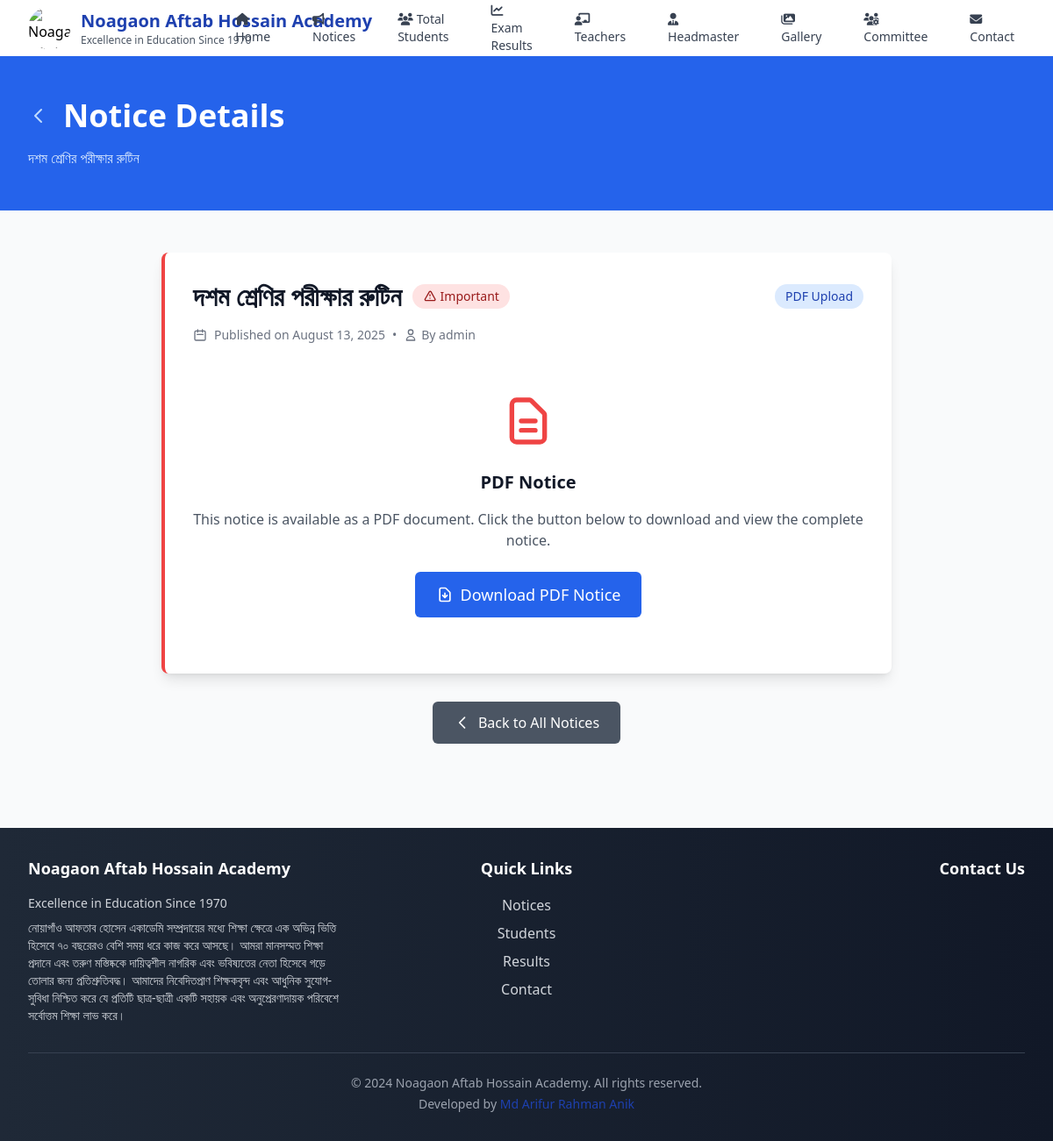
The page /notice/1/ on the database its author committed.
### main/models.py (models this page shows, shortened)
class SchoolInfo(models.Model):
    name = models.CharField(max_length=200, default="Noagaon High School")
    tagline = models.CharField(max_length=300, default="Excellence in Education Since 1950")
    logo = models.ImageField(upload_to='logo/', blank=True, null=True, help_text="School logo")
    address = models.TextField(blank=True)
    phone = models.CharField(max_length=50, blank=True)
    email = models.EmailField(blank=True)
    website = models.URLField(blank=True)
    established_year = models.PositiveIntegerField(default=1950)
    about = models.TextField(blank=True, help_text="About the school")
    is_active = models.BooleanField(default=True, help_text="Use this school info")
    class Meta:
        verbose_name = "School Information"
        verbose_name_plural = "School Information"
        ordering = ['-is_active']

class Notice(models.Model):
    NOTICE_TYPE_CHOICES = [
        ('pdf', 'PDF Upload'),
        ('text', 'Text Content'),
    ]
    title = models.CharField(max_length=200)
    notice_type = models.CharField(max_length=10, choices=NOTICE_TYPE_CHOICES, default='pdf',
                                   help_text="Choose whether to upload a PDF or write text content")
    pdf_file = models.FileField(upload_to='notices/', blank=True, null=True,
                                help_text="Upload PDF file (only for PDF type notices)")
    content = models.TextField(blank=True,
                               help_text="Write notice content here (only for text type notices)")
    summary = models.CharField(max_length=300, blank=True,
                               help_text="Brief summary for text notices (optional)")
    upload_date = models.DateTimeField(auto_now_add=True)
    created_by = models.ForeignKey(User, on_delete=models.CASCADE)
    is_important = models.BooleanField(default=False, help_text="Mark as important notice")
    class Meta:
        ordering = ['-upload_date']

### main/views.py (the view)
# urls.py: path('notice/<int:notice_id>/', views.notice_detail, name='notice_detail'),
def notice_detail(request, notice_id):
    notice = get_object_or_404(Notice, id=notice_id)
    context = {
        'notice': notice,
    }
    return render(request, 'main/notice_detail.html', context)

### templates/main/notice_detail.html (shortened to what this page needs)
{% extends 'base.html' %}
{% block content %}
<div class="bg-blue-600 text-white">
    <div class="max-w-7xl mx-auto py-12 px-4 sm:px-6 lg:px-8">
        <div class="flex items-center mb-4">
            <a href="{% url 'main:notices' %}" class="text-blue-200 hover:text-white mr-4">
                <svg class="w-6 h-6" fill="none" stroke="currentColor" viewBox="0 0 24 24">
                    <path stroke-linecap="round" stroke-linejoin="round" stroke-width="2" d="M15 19l-7-7 7-7"></path>
                </svg>
            </a>
            <h1 class="text-3xl md:text-4xl font-bold">Notice Details</h1>
        </div>
        <p class="mt-2 text-blue-100">{{ notice.title }}</p>
    </div>
</div>
<div class="py-12 bg-gray-50">
    <div class="max-w-4xl mx-auto px-4 sm:px-6 lg:px-8">
        <div class="bg-white rounded-lg shadow-lg p-8 {% if notice.is_important %}border-l-4 border-red-500{% endif %}">
            <div class="mb-6">
                <div class="flex items-center justify-between mb-4">
                    <div class="flex items-center">
                        <h1 class="text-2xl md:text-3xl font-bold text-gray-900">{{ notice.title }}</h1>
                        {% if notice.is_important %}
                            <span class="ml-3 inline-flex items-center px-3 py-1 rounded-full text-sm font-medium bg-red-100 text-red-800">
                                <svg class="w-4 h-4 mr-1" fill="none" stroke="currentColor" viewBox="0 0 24 24">
                                    <path stroke-linecap="round" stroke-linejoin="round" stroke-width="2" d="M12 9v2m0 4h.01m-6.938 4h13.856c1.54 0 2.502-1.667 1.732-2.5L13.732 4c-.77-.833-1.964-.833-2.732 0L3.732 16.5c-.77.833.192 2.5 1.732 2.5z"></path>
                                </svg>
                                Important
                            </span>
                        {% endif %}
                    </div>
                    <span class="inline-flex items-center px-3 py-1 rounded-full text-sm font-medium bg-blue-100 text-blue-800">
                        {{ notice.get_notice_type_display }}
                    </span>
                </div>
                <div class="flex items-center text-sm text-gray-500 mb-6">
                    <svg class="w-4 h-4 mr-2" fill="none" stroke="currentColor" viewBox="0 0 24 24">
                        <path stroke-linecap="round" stroke-linejoin="round" stroke-width="2" d="M8 7V3m8 4V3m-9 8h10M5 21h14a2 2 0 002-2V7a2 2 0 00-2-2H5a2 2 0 00-2 2v12a2 2 0 002 2z"></path>
                    </svg>
                    <span>Published on {{ notice.upload_date|date:"F d, Y" }}</span>
                    <span class="mx-2">•</span>
                    <svg class="w-4 h-4 mr-1" fill="none" stroke="currentColor" viewBox="0 0 24 24">
                        <path stroke-linecap="round" stroke-linejoin="round" stroke-width="2" d="M16 7a4 4 0 11-8 0 4 4 0 018 0zM12 14a7 7 0 00-7 7h14a7 7 0 00-7-7z"></path>
                    </svg>
                    <span>By {{ notice.created_by.get_full_name|default:notice.created_by.username }}</span>
                </div>
            </div>
            {% if notice.notice_type == 'text' %}
                {% if notice.summary %}
                    <div class="mb-6 p-4 bg-blue-50 rounded-lg border-l-4 border-blue-400">
                        <h3 class="text-lg font-semibold text-blue-900 mb-2">Summary</h3>
                        <p class="text-blue-800">{{ notice.summary }}</p>
                    </div>
                {% endif %}
                <div class="prose max-w-none">
                    <div class="text-gray-700 leading-relaxed text-lg">{{ notice.content|linebreaks }}</div>
                </div>
            {% else %}
                <div class="text-center py-8">
                    <div class="mb-6">
                        <svg class="mx-auto h-16 w-16 text-red-500" fill="none" stroke="currentColor" viewBox="0 0 24 24">
                            <path stroke-linecap="round" stroke-linejoin="round" stroke-width="2" d="M9 12h6m-6 4h6m2 5H7a2 2 0 01-2-2V5a2 2 0 012-2h5.586a1 1 0 01.707.293l5.414 5.414a1 1 0 01.293.707V19a2 2 0 01-2 2z"></path>
                        </svg>
                    </div>
                    <h3 class="text-xl font-semibold text-gray-900 mb-4">PDF Notice</h3>
                    <p class="text-gray-600 mb-6">This notice is available as a PDF document. Click the button below to download and view the complete notice.</p>
                    <a href="{{ notice.pdf_file.url }}" target="_blank"
                       class="inline-flex items-center px-6 py-3 bg-blue-600 text-white text-lg font-medium rounded-md hover:bg-blue-700 transition-colors">
                        <svg class="w-5 h-5 mr-2" fill="none" stroke="currentColor" viewBox="0 0 24 24">
                            <path stroke-linecap="round" stroke-linejoin="round" stroke-width="2" d="M12 10v6m0 0l-3-3m3 3l3-3m2 8H7a2 2 0 01-2-2V5a2 2 0 012-2h5.586a1 1 0 01.707.293l5.414 5.414a1 1 0 01.293.707V19a2 2 0 01-2 2z"></path>
                        </svg>
                        Download PDF Notice
                    </a>
                </div>
            {% endif %}
        </div>
        <div class="mt-8 text-center">
            <a href="{% url 'main:notices' %}"
               class="inline-flex items-center px-6 py-3 bg-gray-600 text-white font-medium rounded-md hover:bg-gray-700 transition-colors">
                <svg class="w-5 h-5 mr-2" fill="none" stroke="currentColor" viewBox="0 0 24 24">
                    <path stroke-linecap="round" stroke-linejoin="round" stroke-width="2" d="M15 19l-7-7 7-7"></path>
                </svg>
                Back to All Notices
            </a>
        </div>
    </div>
</div>
{% endblock %}

### templates/base.html (shortened to what this page needs)
<!DOCTYPE html>
<html lang="en">
<head>
    <script src="https://cdn.tailwindcss.com"></script>
    <link rel="stylesheet" href="https://cdnjs.cloudflare.com/ajax/libs/font-awesome/6.4.0/css/all.min.css">
</head>
<body class="bg-gray-50 min-h-screen">
    <nav class="bg-white shadow-lg">
        <div class="max-w-full mx-auto px-4 sm:px-6 lg:px-8">
            <div class="flex justify-between h-16">
                <div class="flex items-center">
                    <a href="{% url 'main:home' %}" class="flex items-center">
                        <div class="flex-shrink-0 flex items-center justify-between">
                            {% if school_logo %}
                                <img src="{{ school_logo }}" alt="{{ school_name }}" class="h-12 w-12 mr-3 rounded-full object-cover">
                            {% endif %}
                            <div>
                                <h1 class="text-xl font-bold text-primary">{{ school_name }}</h1>
                                <p class="text-xs text-gray-600 hidden sm:block">{{ school_tagline }}</p>
                            </div>
                        </div>
                    </a>
                </div>
                <div class="hidden lg:flex items-center space-x-6">
                    <a href="{% url 'main:home' %}" class="text-gray-700 hover:text-primary px-3 py-2 rounded-md text-sm font-medium transition-all duration-200 hover:bg-blue-50">
                        <i class="fas fa-home mr-1"></i>Home
                    </a>
                    <a href="{% url 'main:notices' %}" class="text-gray-700 hover:text-primary px-3 py-2 rounded-md text-sm font-medium transition-all duration-200 hover:bg-blue-50">
                        <i class="fas fa-bullhorn mr-1"></i>Notices
                    </a>
                    <a href="{% url 'main:students' %}" class="text-gray-700 hover:text-accent px-3 py-2 rounded-md text-sm font-medium transition-all duration-200 hover:bg-green-50">
                        <i class="fas fa-users mr-1"></i>Total Students
                    </a>
                    <a href="{% url 'main:exam_results' %}" class="text-gray-700 hover:text-warning px-3 py-2 rounded-md text-sm font-medium transition-all duration-200 hover:bg-orange-50">
                        <i class="fas fa-chart-line mr-1"></i>Exam Results
                    </a>
                    <a href="{% url 'main:teachers' %}" class="text-gray-700 hover:text-primary px-3 py-2 rounded-md text-sm font-medium transition-all duration-200 hover:bg-blue-50">
                        <i class="fas fa-chalkboard-teacher mr-1"></i>Teachers
                    </a>
                    <a href="{% url 'main:headmaster' %}" class="text-gray-700 hover:text-primary px-3 py-2 rounded-md text-sm font-medium transition-all duration-200 hover:bg-blue-50">
                        <i class="fas fa-user-tie mr-1"></i>Headmaster
                    </a>
                    <a href="{% url 'main:gallery' %}" class="text-gray-700 hover:text-primary px-3 py-2 rounded-md text-sm font-medium transition-all duration-200 hover:bg-blue-50">
                        <i class="fas fa-images mr-1"></i>Gallery
                    </a>
                    <a href="{% url 'main:committee' %}" class="text-gray-700 hover:text-primary px-3 py-2 rounded-md text-sm font-medium transition-all duration-200 hover:bg-blue-50">
                        <i class="fas fa-users-cog mr-1"></i>Committee
                    </a>
                    <a href="{% url 'main:contact' %}" class="text-gray-700 hover:text-primary px-3 py-2 rounded-md text-sm font-medium transition-all duration-200 hover:bg-blue-50">
                        <i class="fas fa-envelope mr-1"></i>Contact
                    </a>
                </div>
            </div>
        </div>
    </nav>
    <main class="flex-1">
        {% block content %}
        {% endblock %}
    </main>
    <footer class="bg-gradient-to-r from-gray-800 to-gray-900 text-white mt-12">
        <div class="max-w-7xl mx-auto px-4 sm:px-6 lg:px-8 py-8">
            <div class="grid grid-cols-1 md:grid-cols-3 gap-8">
                <div class="text-center md:text-left">
                    <h3 class="text-lg font-semibold mb-4">{{ school_name }}</h3>
                    <p class="text-gray-300 text-sm">{{ school_tagline }}</p>
                    {% if school_address %}
                        <p class="text-gray-300 text-sm mt-2">{{ school_address }}</p>
                    {% endif %}
                </div>
                <div class="text-center">
                    <h3 class="text-lg font-semibold mb-4">Quick Links</h3>
                    <div class="space-y-2">
                        <a href="{% url 'main:notices' %}" class="block text-gray-300 hover:text-white transition-colors">Notices</a>
                        <a href="{% url 'main:students' %}" class="block text-gray-300 hover:text-white transition-colors">Students</a>
                        <a href="{% url 'main:exam_results' %}" class="block text-gray-300 hover:text-white transition-colors">Results</a>
                        <a href="{% url 'main:contact' %}" class="block text-gray-300 hover:text-white transition-colors">Contact</a>
                    </div>
                </div>
                <div class="text-center md:text-right">
                    <h3 class="text-lg font-semibold mb-4">Contact Us</h3>
                </div>
            </div>
            <div class="border-t border-gray-700 mt-8 pt-6 text-center">
                <p class="text-gray-400 text-sm">© 2024 {{ school_name }}. All rights reserved.</p>
                <p class="text-gray-400 text-sm mt-1">Developed by <span class="text-primary font-medium">Md Arifur Rahman Anik</span></p>
            </div>
        </div>
    </footer>
</body>
</html>

### rows shown on the page
SchoolInfo: name "Noagaon Aftab Hossain Academy", tagline "Excellence in Education Since 1970", address "নোয়াগাঁও আফতাব হোসেন একাডেমি সম্প্রদায়ের মধ্যে শিক্ষা ক্ষেত্রে এক অভিন্ন ভিত্তি হিসেবে ৭০ বছরেরও বেশি সময় ধরে কাজ করে আসছে। আমরা মানসম্মত শিক্ষা প্রদানে এবং তরুণ মস্তিষ্ককে দায়িত্বশীল নাগরিক এবং ভবিষ্যতের নেতা হিসেবে গড়ে তোলার জন্য প্রতিশ্রুতিবদ্ধ। আমাদের নিবেদিতপ্রাণ শিক্ষকবৃন্দ এবং আধুনিক সুযোগ-সুবিধা নিশ্চিত করে যে প্রতিটি ছাত্র-ছাত্রী একটি সহায়ক এবং অনুপ্রেরণাদায়ক পরিবেশে সর্বোত্তম শিক্ষা লাভ করে।"
Notice: title "দশম শ্রেণির পরীক্ষার রুটিন", notice_type "PDF Upload", upload_date "August 13, 2025", created_by.get_full_name "admin"
